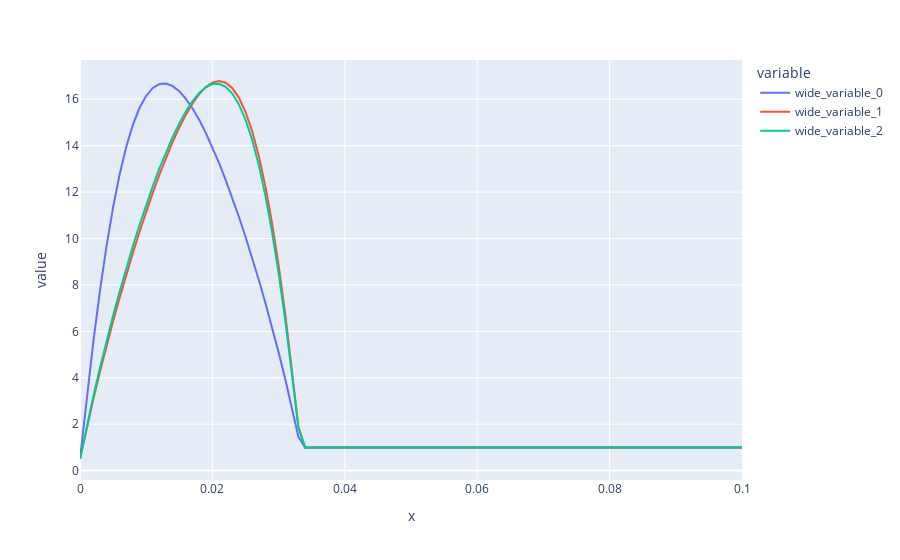

Write notebook code for a chart like this one.
### Markdown cell above
Como son cada protocolo:

### Code cell
px.line(x=times1, y=[ks1, ks2, ks3])
